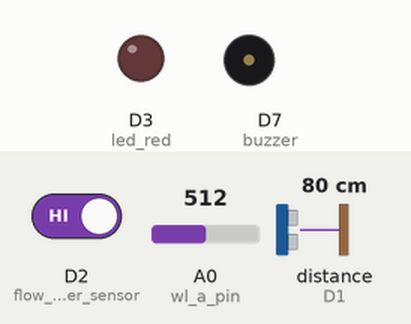
Bench run of a sketch on a simulated ESP8266 (NodeMCU). Parts: output pins drawn as LEDs (lit = HIGH), buzzer (waves = sounding, pin HIGH). The inputs (shaded band) are chosen by the test bench; at power-on: D2 (flow_meter_sensor) HIGH, A0 (wl_a_pin) = 512, distance to the obstacle (sensor on D1) 80 cm. The echo pulse lasts 58.3 µs per cm; WiFi joins after 1.5 s; servers stay silent unless stated; pins used as bus, display or sensor lines are not drawn; what the sketch prints to the serial monitor is not drawn.

Above: at 0.1 s.
At 21.6 s:
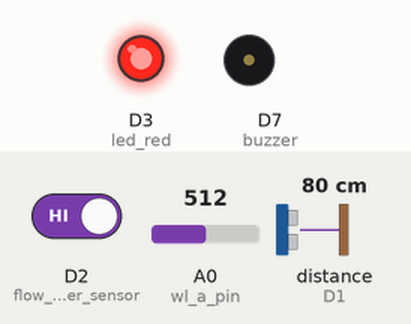
Timing chart, 0 to 23.1 s (numbered marks = the images above):
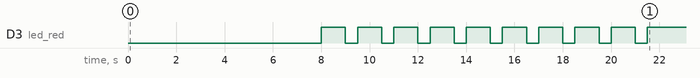

The sketch:

from_client.ino
```cpp
#include <SoftwareSerial.h>
SoftwareSerial sim(12, 14);
#include <FirebaseArduino.h>
#include <ESP8266WiFi.h>

#define FIREBASE_HOST "prototypeproject-eeb91.firebaseio.com"
#define FIREBASE_AUTH "BImIm9llfvfendC2Z1IgjbU2yMNMr48cwswG2n8f"
#define WIFI_SSID "PAG PALIT UG IMO" //name
#define WIFI_PASSWORD "loslos123!" //pass

const int count_number = 3; //Pila kabuok sendan
int count_number_send = 0;
String  number[count_number] = {"+639096813212","+639752639147","+639555730503"};

//3 secsduration
#define flow_meter_sensor  D2
const int us_trig_pin = 16;
const int us_echo_pin = 5;

const int led_red = 0;

const int buzzer = 13;

const int wl_a_pin = A0;
bool isBlink = false;
bool isSend = false;
bool isUSDanger = false;
bool isWlDanger = false;


long currentMillis = 0;
long previousMillis = 0;
int interval = 1000;
//boolean ledState = LOW;
float calibrationFactor = 4.5;
volatile byte pulseCount;
byte pulse1Sec = 0;
float flowRate;
unsigned int flowMilliLitres;
unsigned long totalMilliLitres;
void IRAM_ATTR pulseCounter()
{
  pulseCount++;
}
void setup() {
  Serial.begin(115200);
  Serial.println("Wait few seconds...");
  delay(5000);
  Serial.println("System Started...");
  sim.begin(9600);
  delay(1000);

//  US config
  pinMode(us_trig_pin,OUTPUT);
  pinMode(us_echo_pin,INPUT);

  pinMode(led_red,OUTPUT);

  pinMode(buzzer,OUTPUT);

  WiFi.begin(WIFI_SSID, WIFI_PASSWORD);
  Serial.print("connecting");
  while (WiFi.status() != WL_CONNECTED) {
    Serial.print(".");
    delay(500);
  }
  Serial.println();
  Serial.print("connected: ");
  Serial.println(WiFi.localIP());

  Firebase.begin(FIREBASE_HOST, FIREBASE_AUTH);
  Serial.print("Starting ");
    for(int i = 0; i < 10; i++){
      Serial.print(".");
      digitalWrite(led_red,LOW);
      delay(500);
      digitalWrite(led_red,HIGH);
      delay(1000);
      }

  Serial.print("started ");
  delay(2000);

  //flow meter init
  pinMode(flow_meter_sensor, INPUT_PULLUP);
  pulseCount = 0;
  flowRate = 0.0;
  flowMilliLitres = 0;
  totalMilliLitres = 0;
  previousMillis = 0;
  attachInterrupt(digitalPinToInterrupt(flow_meter_sensor), pulseCounter, FALLING);
}

void loop() {
  flowMeter();
  isUSDanger = false;
  isWlDanger = false;

  calUs();
  calWl();
  if(isWlDanger && isUSDanger){
    danger();
    Firebase.setFloat("isdanger", true);
  }else{
    normal();
    Firebase.setFloat("isdanger", false);
  }
  if (sim.available() > 0)
    Serial.write(sim.read());
  delay(1000);
}

  long duration;
  int distance;
void calUs(){
  // Clears the us_trig_pin
  digitalWrite(us_trig_pin, LOW);
  delayMicroseconds(2);
  // Sets the us_trig_pin on HIGH state for 10 micro seconds
  digitalWrite(us_trig_pin, HIGH);
  delayMicroseconds(10);
  digitalWrite(us_trig_pin, LOW);
  // Reads the us_echo_pin, returns the sound wave travel time in microseconds
  duration = pulseIn(us_echo_pin, HIGH);
  // Calculating the distance
  distance= duration*0.034/2;
  // Prints the distance on the Serial Monitor
  Serial.print("Distance: ");
  Serial.println(distance);
  if(distance <= 8){
    isUSDanger = true;
  }
  Firebase.setFloat("distance", distance);
}

int level = 1;
void calWl(){
  int resval = analogRead(wl_a_pin);
  if(resval <= 100){
    Serial.println("Wl : empty");
    isWlDanger = false;
    level = 1;
    Firebase.setString("water_status", "empty");
  }else if(resval > 100 && resval <= 300){
    Serial.println("Wl : low");
    isWlDanger = true;
    level = 1;
    Firebase.setString("water_status", "low");
  }else if(resval > 300 && resval <= 330){
    Serial.println("Wl : medium");
    isWlDanger = true;
    level = 2;
    Firebase.setString("water_status", "medium");
  }else if(resval > 390){
    Serial.println("Wl : high");
    isWlDanger = true;
    level = 3;
    Firebase.setString("water_status", "high");
  }
  Serial.println(resval);
  Firebase.setFloat("water_level", resval);
}

void normal(){
  isBlink = false;
  isSend = false;
  digitalWrite(led_red, HIGH);
  digitalWrite(buzzer, LOW);
}

void danger(){
  if(isBlink){
    digitalWrite(led_red, LOW);
  }else{
    digitalWrite(led_red, HIGH);
  }
  isBlink = !isBlink;
  digitalWrite(buzzer, HIGH);
  if(!isSend){
    notifyMsg();
  }
}
void notifyMsg()
{
  Serial.println("NOTIFICATION SENT");
  sim.println("AT+CMGF=1");
  delay(1000);
  sim.println("AT+CMGS=\"" + number[count_number_send] + "\"\r");
  delay(1000);
  String SMS = "Flood alert: the flood has reach the 1st level color code: yellow, distance: " + String(distance)+", water flow rate: "+flowRate+"L/min, output liquid quantity:"+totalMilliLitres+"mL /"+totalMilliLitres/1000+"L.";
  if(level==1 ){
     SMS = "Flood alert: the flood has reach the 1st level color code: yellow, distance: " + String(distance)+", water flow rate: "+flowRate+"L/min, output liquid quantity:"+totalMilliLitres+"mL /"+totalMilliLitres/1000+"L.";
  }else if(level == 2){
     SMS = "Flood alert: the flood has reach the 2nd level color code: orange, distance: " + String(distance)+", water flow rate: "+flowRate+"L/min, output liquid quantity:"+totalMilliLitres+"mL /"+totalMilliLitres/1000+"L.";
  }else if(level == 3){
     SMS = "Flood alert: the flood has reach the 3rd level color code: red , distance: " + String(distance)+", water flow rate: "+flowRate+"L/min, output liquid quantity:"+totalMilliLitres+"mL /"+totalMilliLitres/1000+"L.";
  }

  Firebase.setString("sms", SMS);

  Serial.println(SMS);

  sim.println(SMS);
  delay(100);
  sim.println((char)26);
  delay(6000);
  count_number_send = count_number_send+ 1;
  if( count_number_send == count_number){
    isSend = true;
    count_number_send = 0;
  }else{
    notifyMsg();
  }
}
void flowMeter(){
  currentMillis = millis();
  if (currentMillis - previousMillis > interval) {
    pulse1Sec = pulseCount;
    pulseCount = 0;
    flowRate = ((1000.0 / (millis() - previousMillis)) * pulse1Sec) / calibrationFactor;
    previousMillis = millis();
    flowMilliLitres = (flowRate / 60) * 1000;
    totalMilliLitres += flowMilliLitres;
    // Print the flow rate for this second in litres / minute
    Serial.print("Flow rate: ");
    Serial.print(int(flowRate));  // Print the integer part of the variable
    Firebase.setFloat("flRate", flowRate);
    Serial.print("L/min");
    Serial.print("\t");       // Print tab space
    // Print the cumulative total of litres flowed since starting
    Serial.print("Output Liquid Quantity: ");
    Serial.print(totalMilliLitres);
    Firebase.setFloat("flmL", totalMilliLitres);
    Serial.print("mL / ");
    Serial.print(totalMilliLitres / 1000);
    Firebase.setFloat("flL", totalMilliLitres/1000);
    Serial.println("L");
  }
}
```
